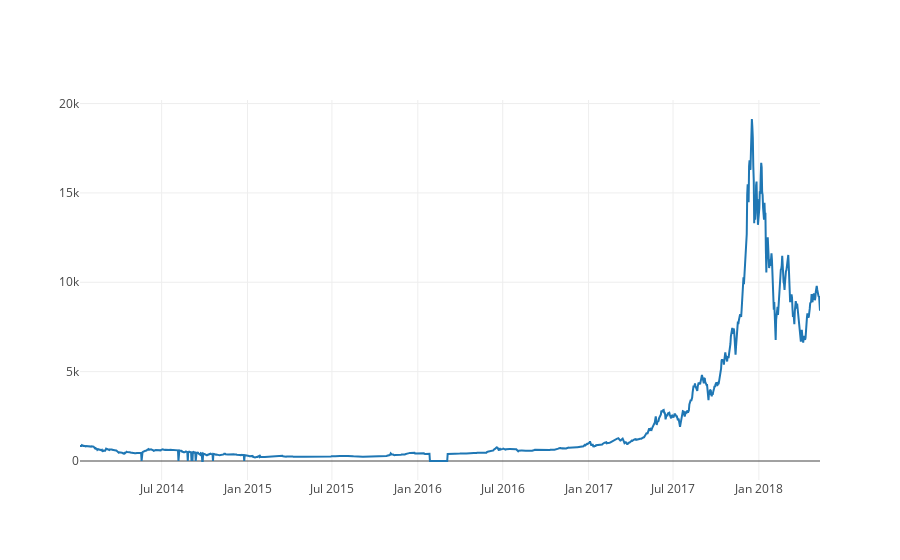

Notebook cell for this chart:
### Code cell
# Gráfico del precio del BTC
btc_trace = go.Scatter(x=btc_usd_price_kraken.index, y=btc_usd_price_kraken['Weighted Price'])
py.iplot([btc_trace])

### Figure 1 — Plotly figure (JSON) as saved in the notebook; plotly's stock layout.template omitted (floating-point values rounded to 4 significant figures; data arrays with more than 128 entries replaced by an {"elided": "..."} marker saying what was removed)
{"data": [{"type": "scatter", "x": {"elided": "1587 str values"}, "y": {"elided": "1587 float values"}}], "layout": {}}
